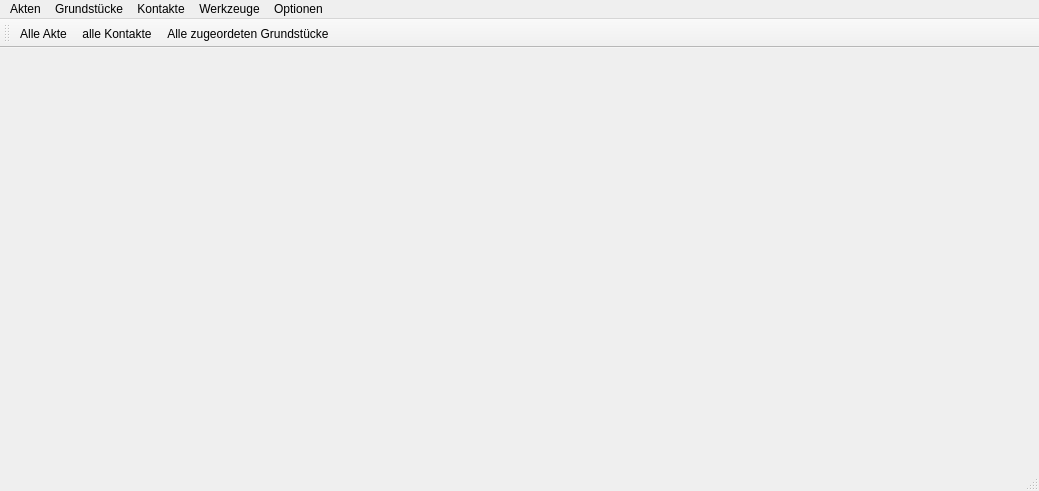
<?xml version="1.0" encoding="UTF-8"?>
<ui version="4.0">
 <class>MainWindow</class>
 <widget class="QMainWindow" name="MainWindow">
  <property name="geometry">
   <rect>
    <x>0</x>
    <y>0</y>
    <width>1039</width>
    <height>491</height>
   </rect>
  </property>
  <property name="windowTitle">
   <string>NÖ Alm- und Weidebuch</string>
  </property>
  <property name="iconSize">
   <size>
    <width>35</width>
    <height>35</height>
   </size>
  </property>
  <widget class="QWidget" name="centralWidget">
   <layout class="QGridLayout" name="gridLayout">
    <property name="leftMargin">
     <number>0</number>
    </property>
    <property name="topMargin">
     <number>0</number>
    </property>
    <property name="rightMargin">
     <number>0</number>
    </property>
    <property name="bottomMargin">
     <number>0</number>
    </property>
    <item row="0" column="0">
     <layout class="QHBoxLayout" name="uiMainHLay">
      <property name="spacing">
       <number>0</number>
      </property>
      <property name="sizeConstraint">
       <enum>QLayout::SetDefaultConstraint</enum>
      </property>
      <property name="topMargin">
       <number>0</number>
      </property>
     </layout>
    </item>
   </layout>
  </widget>
  <widget class="QMenuBar" name="menuBar">
   <property name="geometry">
    <rect>
     <x>0</x>
     <y>0</y>
     <width>1039</width>
     <height>21</height>
    </rect>
   </property>
   <widget class="QMenu" name="menuAkten">
    <property name="title">
     <string>Akten</string>
    </property>
    <addaction name="uiAkteAllAction"/>
   </widget>
   <widget class="QMenu" name="menuWerkzeuge">
    <property name="title">
     <string>Werkzeuge</string>
    </property>
    <addaction name="actionCutGstVersionKomplexe"/>
   </widget>
   <widget class="QMenu" name="menuGrundst_cke">
    <property name="title">
     <string>Grundstücke</string>
    </property>
    <addaction name="actionAllGst"/>
   </widget>
   <widget class="QMenu" name="menuOptionen">
    <property name="title">
     <string>Optionen</string>
    </property>
    <addaction name="actionSettings"/>
   </widget>
   <widget class="QMenu" name="menuKontakte">
    <property name="title">
     <string>Kontakte</string>
    </property>
    <addaction name="uiKontakteAllAction"/>
   </widget>
   <addaction name="menuAkten"/>
   <addaction name="menuGrundst_cke"/>
   <addaction name="menuKontakte"/>
   <addaction name="menuWerkzeuge"/>
   <addaction name="menuOptionen"/>
  </widget>
  <widget class="QToolBar" name="uiMainToolBar">
   <attribute name="toolBarArea">
    <enum>TopToolBarArea</enum>
   </attribute>
   <attribute name="toolBarBreak">
    <bool>false</bool>
   </attribute>
   <addaction name="uiAkteAllAction"/>
   <addaction name="uiKontakteAllAction"/>
   <addaction name="actionAllGst"/>
  </widget>
  <widget class="QStatusBar" name="uiStatusBar"/>
  <action name="uiAkteAllAction">
   <property name="icon">
    <iconset resource="../resources.qrc">
     <normaloff>:/svg/resources/icons/akte.svg</normaloff>:/svg/resources/icons/akte.svg</iconset>
   </property>
   <property name="text">
    <string>Alle Akte</string>
   </property>
  </action>
  <action name="actionCutGstVersionKomplexe">
   <property name="text">
    <string>Verschnitt: Gst im AW-Buch und Komplexe</string>
   </property>
  </action>
  <action name="actionAllGst">
   <property name="icon">
    <iconset resource="../resources.qrc">
     <normaloff>:/svg/resources/icons/gst_all.svg</normaloff>:/svg/resources/icons/gst_all.svg</iconset>
   </property>
   <property name="text">
    <string>Alle zugeordeten Grundstücke</string>
   </property>
  </action>
  <action name="actionSettings">
   <property name="icon">
    <iconset resource="../resources.qrc">
     <normaloff>:/svg/resources/icons/mActionOptions.svg</normaloff>:/svg/resources/icons/mActionOptions.svg</iconset>
   </property>
   <property name="text">
    <string>Einstellungen</string>
   </property>
  </action>
  <action name="uiKontakteAllAction">
   <property name="icon">
    <iconset resource="../resources.qrc">
     <normaloff>:/svg/resources/icons/contacts.svg</normaloff>:/svg/resources/icons/contacts.svg</iconset>
   </property>
   <property name="text">
    <string>alle Kontakte</string>
   </property>
  </action>
 </widget>
 <layoutdefault spacing="6" margin="11"/>
 <resources>
  <include location="../resources.qrc"/>
 </resources>
 <connections/>
 <slots>
  <slot>createChild()</slot>
 </slots>
</ui>
